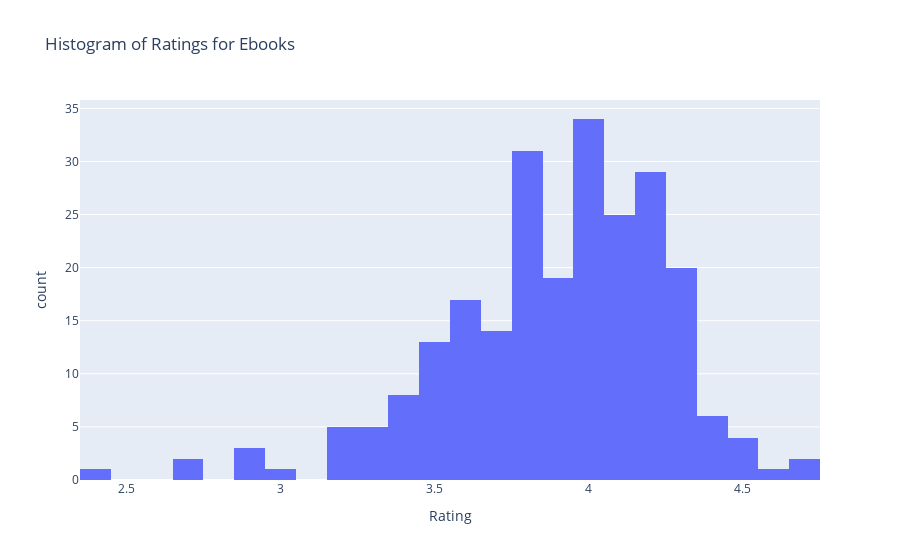

The notebook cell this image was saved under:
### Code cell
# Histogram of ratings for ebooks
ebooks = books[books['Format'] == 'EBOOK']
fig_eb = px.histogram(ebooks, x='Rating', title='Histogram of Ratings for Ebooks')
fig_eb.show()

### Figure 1 — Plotly figure (JSON) as saved in the notebook; plotly's stock layout.template omitted (floating-point values rounded to 4 significant figures; data arrays with more than 128 entries replaced by an {"elided": "..."} marker saying what was removed)
{"data": [{"alignmentgroup": "True", "bingroup": "x", "hovertemplate": "Rating=%{x}<br>count=%{y}<extra></extra>", "legendgroup": "", "marker": {"color": "#636efa", "pattern": {"shape": ""}}, "name": "", "offsetgroup": "", "orientation": "v", "showlegend": false, "type": "histogram", "x": {"elided": "240 float values"}, "xaxis": "x", "yaxis": "y"}], "layout": {"barmode": "relative", "legend": {"tracegroupgap": 0}, "title": {"text": "Histogram of Ratings for Ebooks"}, "xaxis": {"anchor": "y", "domain": [0, 1], "title": {"text": "Rating"}}, "yaxis": {"anchor": "x", "domain": [0, 1], "title": {"text": "count"}}}}
